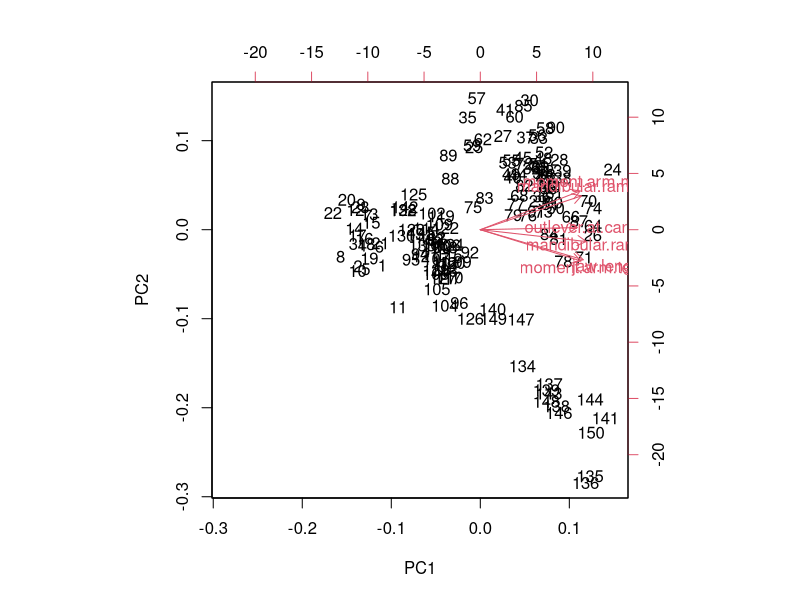
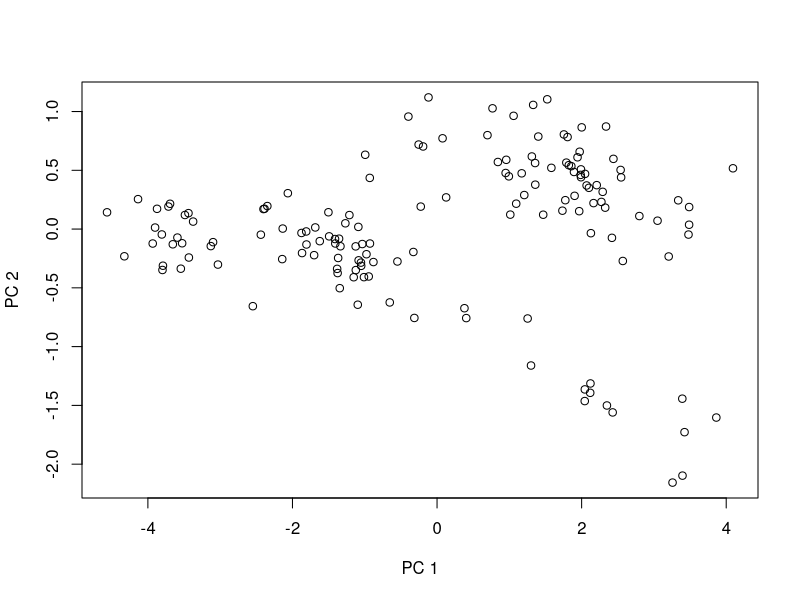
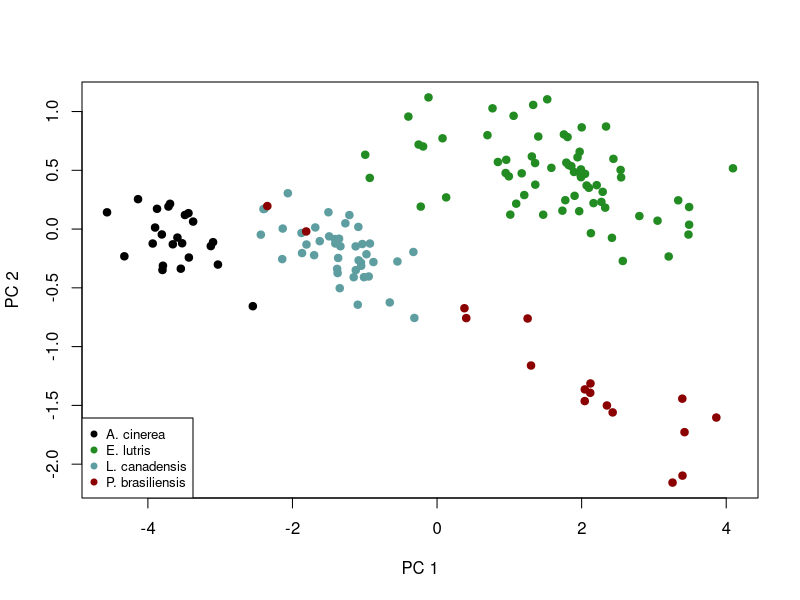
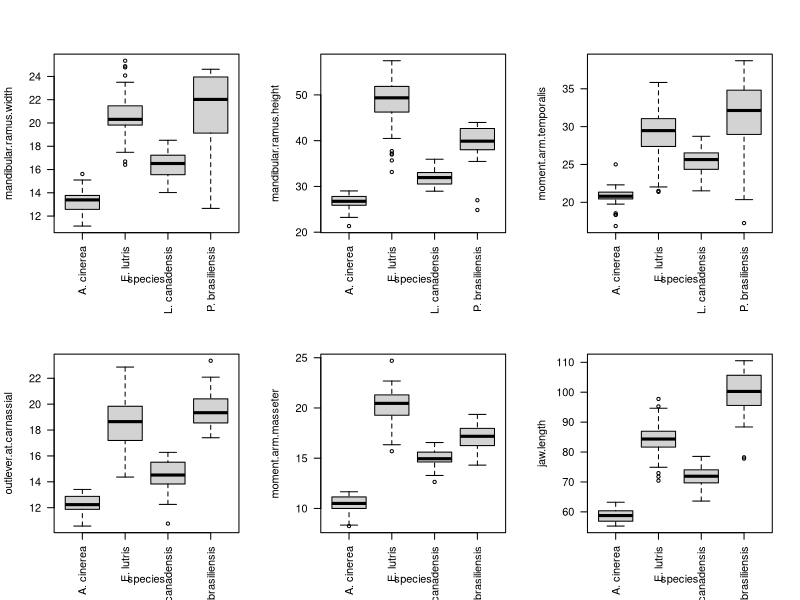
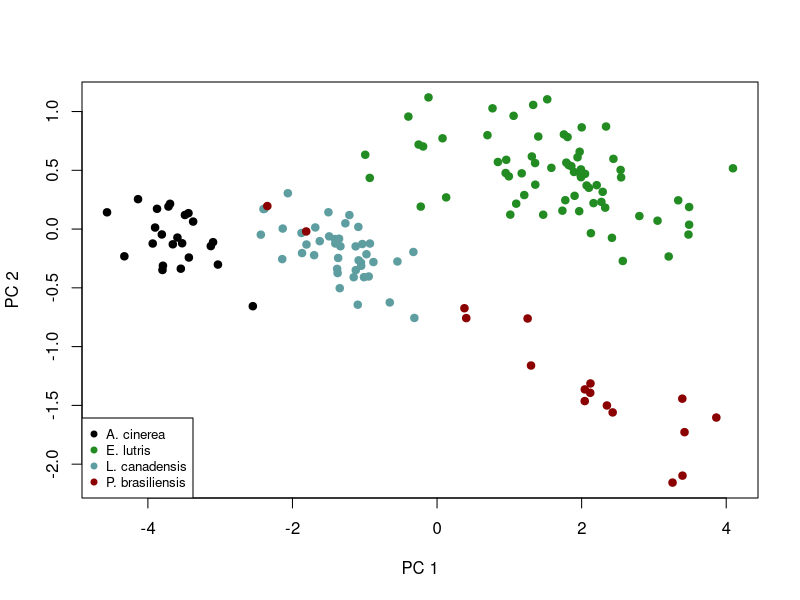
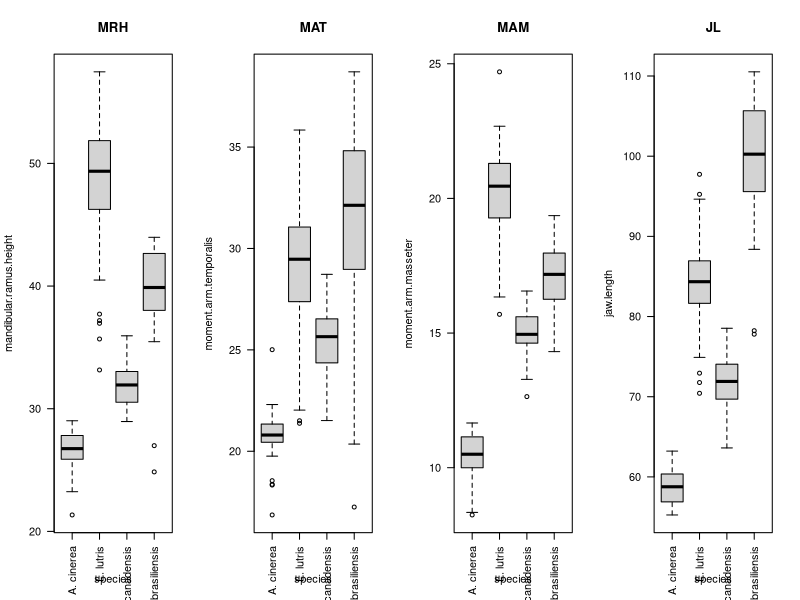
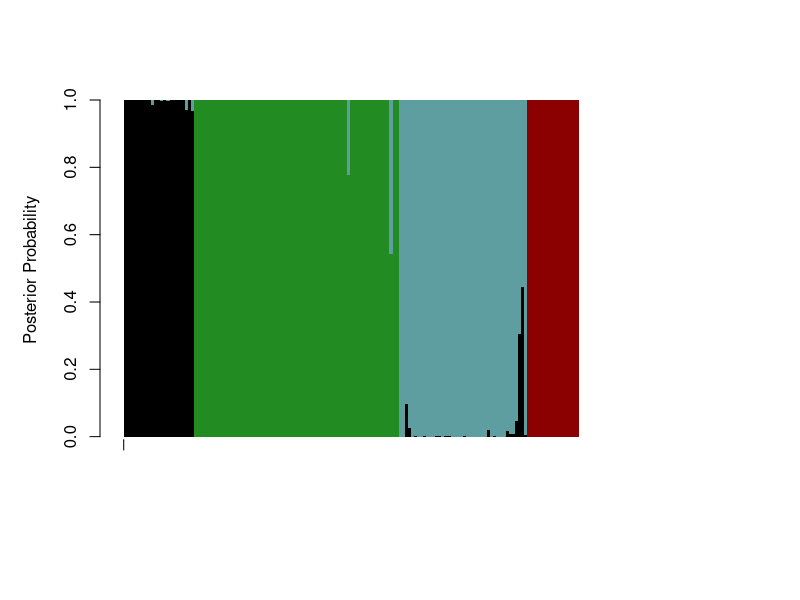

Write the R code that produced these figures, in order. (Note: this script raises an error after producing the figures.)
## ---- chunk 1
otter <- read.csv(file = "data/otter-mandible-data.csv", header = TRUE)
## ---- chunk 2
otter <- na.omit(otter)
## ---- chunk 3
pca.fit <- prcomp(x = otter[, -1], scale. = TRUE)
## ---- chunk 4
pca.summary <- summary(pca.fit)
ls(pca.summary) # Lists the objects produced by summary
## ---- chunk 5
pca.summary$importance
## ---- chunk 6
pca.summary$rotation
## ---- chunk 7
# Crude, but should be fine
direction <- "positive"
if (sum(pca.summary$rotation) < 0) {
  direction <- "negative" 
}
## ---- chunk 8
biplot(x = pca.fit)
## ---- chunk 9
plot(x = pca.fit$x[, 1],
     y = pca.fit$x[, 2],
     xlab = "PC 1",
     ylab = "PC 2")
## ---- chunk 10
# Pull out the unique values in the 'species' column
species <- unique(otter$species)

# Set up a vector of colors for the *legend*
legend.cols <- c("black", "forestgreen", "cadetblue", "darkred") 

# Set up a vector of colors for the actual *plot*, based on values in the 
# 'species' column and the legend colors vector. This vector has one element 
# corresponding to each row of the otter data frame. 
pt.cols <- rep(x = legend.cols[1], length = nrow(otter))
pt.cols[otter$species == species[2]] <- legend.cols[2]
pt.cols[otter$species == species[3]] <- legend.cols[3]
pt.cols[otter$species == species[4]] <- legend.cols[4]
plot(x = pca.fit$x[, 1],
     y = pca.fit$x[, 2],
     xlab = "PC 1",
     ylab = "PC 2",
     pch = 19,
     col = pt.cols)
legend("bottomleft", legend = species, pch = 19, col = legend.cols, cex = 0.8)
## ---- chunk 11
# Set-up a multi-panel graph (2 rows, 3 columns), filling row by row
par(mfrow = c(2, 3), las = 2) 

# Plot each of the six measurements in a different plot
boxplot(formula = mandibular.ramus.width ~ species, data = otter)
boxplot(formula = mandibular.ramus.height ~ species, data = otter)
boxplot(formula = moment.arm.temporalis ~ species, data = otter)
boxplot(formula = outlever.at.carnassial ~ species, data = otter)
boxplot(formula = moment.arm.masseter ~ species, data = otter)
boxplot(formula = jaw.length ~ species, data = otter)

# Restore graphing defaults
par(mfrow = c(1, 1), las = 0)
## ---- chunk 12
plot(x = pca.fit$x[, 1],
     y = pca.fit$x[, 2],
     xlab = "PC 1",
     ylab = "PC 2",
     pch = 19,
     col = pt.cols)
legend("bottomleft", legend = species, pch = 19, col = legend.cols, cex = 0.8)
## ---- chunk 13
pca.summary$rotation[, 1:2]
## ---- chunk 14
# Set-up a multi-panel graph (1 row, 4 columns), filling row by row
par(mfrow = c(1, 4), las = 2) 

# Plot each of the six measurements in a different plot
boxplot(formula = mandibular.ramus.height ~ species, data = otter, main = "MRH", cex = 0.8)
boxplot(formula = moment.arm.temporalis ~ species, data = otter, main = "MAT", cex = 0.8)
boxplot(formula = moment.arm.masseter ~ species, data = otter, main = "MAM", cex = 0.8)
boxplot(formula = jaw.length ~ species, data = otter, main = "JL", cex = 0.8)

# Restore graphing defaults
par(mfrow = c(1, 1), las = 0)
## ---- chunk 15
library("MASS")
lda.fit <- lda(formula = species ~ ., 
               data = otter, 
               prior = c(1,1,1,1)/4, 
               CV = TRUE)
posteriors <- t(lda.fit$posterior)

legend.cols <- c("black", "forestgreen", "cadetblue", "darkred") 

tick.pos <- c(0, 
              nrow(otter) - match(levels(otter$species)[1], rev(otter$species)) + 1, # last occurrence of first species
              nrow(otter) - match(levels(otter$species)[2], rev(otter$species)) + 1, # last occurrence of second species
              nrow(otter) - match(levels(otter$species)[3], rev(otter$species)) + 1, # last occurrence of third species
              nrow(otter) - match(levels(otter$species)[4], rev(otter$species)) + 1)# last occurrence of fourth species)

label.pos <- c(floor((tick.pos[2] - tick.pos[1]) / 2),
               floor((tick.pos[3] - tick.pos[2]) / 2 + tick.pos[2]),
               floor((tick.pos[4] - tick.pos[3]) / 2 + tick.pos[3]),
               floor((tick.pos[5] - tick.pos[4]) / 2 + tick.pos[4]))

mar.default <- c(5, 4, 4, 2) + 1 # from par documentation
par(mar = mar.default + c(2, 0, 0, 0)) 

barplot(posteriors,
        ylab = "Posterior Probability",
        space = 0,
        border = NA,
        xaxt = 'n',
        xlim = c(0, ncol(posteriors) + 45),
        col = legend.cols,
        legend.text = levels(otter$species),
        args.legend = list(cex = 0.7, x = ncol(posteriors) + 55, y = 0.6, xpd = TRUE))
axis(side = 1, at = tick.pos, labels = FALSE) # tick marks
axis(side = 1, at = label.pos, labels = levels(otter$species), tick = FALSE, par(las = 2, cex = 0.8))

par(mar = mar.default)
